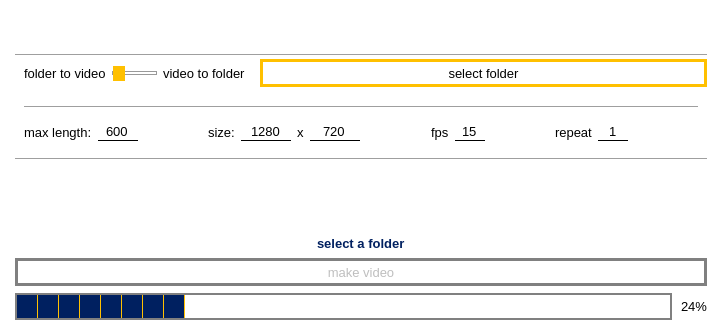
<?xml version="1.0" encoding="UTF-8"?>
<ui version="4.0">
 <class>MainWindow</class>
 <widget class="QMainWindow" name="MainWindow">
  <property name="enabled">
   <bool>true</bool>
  </property>
  <property name="geometry">
   <rect>
    <x>0</x>
    <y>0</y>
    <width>722</width>
    <height>335</height>
   </rect>
  </property>
  <property name="sizePolicy">
   <sizepolicy hsizetype="Preferred" vsizetype="Preferred">
    <horstretch>0</horstretch>
    <verstretch>0</verstretch>
   </sizepolicy>
  </property>
  <property name="windowTitle">
   <string>MainWindow</string>
  </property>
  <property name="styleSheet">
   <string notr="true">QWidget{
	font-family: &quot;Helvetica&quot;;
	font-size: 10pt;
}

QWidget#centralwidget{
 background-color:white;
}

QPushButton {
    border: 3px solid rgb(255,192,0);
    background-color:white;
    min-width: 80px;
}


QPushButton:hover {
    border: 4px solid rgb(255,192,0);
}

QPushButton:pressed {
    border: 4px solid rgb(255,192,0);
	margin:1px;
}

QPushButton:!enabled {
    border: 3px solid gray;
    background-color:white;
    min-width: 80px;
}

QSlider::groove:horizontal {
    border: 1px solid #999999;
    height: 2px; /* the groove expands to the size of the slider by default. by giving it a height, it has a fixed size */
    
    margin: 2px 0;
}

QSlider::handle:horizontal {
    background:rgb(255,192,0);
    width: 12px;
    margin: -10px 0; /* handle is placed by default on the contents rect of the groove. Expand outside the groove */

}

QProgressBar {
    border: 2px solid grey;
}

QProgressBar::chunk {
    background-color: rgb(0,32,96);
    width: 20px;
	border-right: 1px solid rgb(255,192,0);
}

QProgressBar {
    border: 2px solid grey;
    text-align: right;
	margin-right: 35px;
}


QLineEdit {
	border: 0px solid black;
	border-bottom: 1px solid black;

}
</string>
  </property>
  <widget class="QWidget" name="centralwidget">
   <layout class="QGridLayout" name="gridLayout">
    <property name="leftMargin">
     <number>15</number>
    </property>
    <property name="rightMargin">
     <number>15</number>
    </property>
    <property name="bottomMargin">
     <number>15</number>
    </property>
    <property name="horizontalSpacing">
     <number>5</number>
    </property>
    <property name="verticalSpacing">
     <number>0</number>
    </property>
    <item row="6" column="0" alignment="Qt::AlignVCenter">
     <widget class="QWidget" name="slider_widget" native="true">
      <property name="minimumSize">
       <size>
        <width>240</width>
        <height>0</height>
       </size>
      </property>
      <property name="maximumSize">
       <size>
        <width>240</width>
        <height>16777215</height>
       </size>
      </property>
      <layout class="QHBoxLayout" name="horizontalLayout">
       <item>
        <widget class="QLabel" name="label_2">
         <property name="text">
          <string>folder to video</string>
         </property>
        </widget>
       </item>
       <item>
        <widget class="QSlider" name="mode_slider">
         <property name="minimumSize">
          <size>
           <width>30</width>
           <height>0</height>
          </size>
         </property>
         <property name="maximum">
          <number>1</number>
         </property>
         <property name="orientation">
          <enum>Qt::Horizontal</enum>
         </property>
        </widget>
       </item>
       <item>
        <widget class="QLabel" name="label_3">
         <property name="text">
          <string>video to folder</string>
         </property>
        </widget>
       </item>
      </layout>
     </widget>
    </item>
    <item row="0" column="0" colspan="3">
     <spacer name="verticalSpacer_2">
      <property name="orientation">
       <enum>Qt::Vertical</enum>
      </property>
      <property name="sizeType">
       <enum>QSizePolicy::Fixed</enum>
      </property>
      <property name="sizeHint" stdset="0">
       <size>
        <width>20</width>
        <height>10</height>
       </size>
      </property>
     </spacer>
    </item>
    <item row="2" column="0" colspan="3">
     <spacer name="verticalSpacer">
      <property name="orientation">
       <enum>Qt::Vertical</enum>
      </property>
      <property name="sizeType">
       <enum>QSizePolicy::Fixed</enum>
      </property>
      <property name="sizeHint" stdset="0">
       <size>
        <width>20</width>
        <height>20</height>
       </size>
      </property>
     </spacer>
    </item>
    <item row="10" column="0" colspan="3" alignment="Qt::AlignHCenter">
     <widget class="QLabel" name="data_label">
      <property name="sizePolicy">
       <sizepolicy hsizetype="Expanding" vsizetype="Expanding">
        <horstretch>0</horstretch>
        <verstretch>0</verstretch>
       </sizepolicy>
      </property>
      <property name="minimumSize">
       <size>
        <width>0</width>
        <height>28</height>
       </size>
      </property>
      <property name="maximumSize">
       <size>
        <width>16777215</width>
        <height>30</height>
       </size>
      </property>
      <property name="styleSheet">
       <string notr="true">color:rgb(0,32,96);
font: bold;</string>
      </property>
      <property name="text">
       <string>select a folder</string>
      </property>
     </widget>
    </item>
    <item row="3" column="0" colspan="3">
     <widget class="Line" name="line">
      <property name="orientation">
       <enum>Qt::Horizontal</enum>
      </property>
     </widget>
    </item>
    <item row="1" column="0" colspan="3">
     <widget class="QLabel" name="title_label">
      <property name="maximumSize">
       <size>
        <width>16777215</width>
        <height>90</height>
       </size>
      </property>
      <property name="text">
       <string/>
      </property>
      <property name="pixmap">
       <pixmap>icons/videomaker_logo_small.png</pixmap>
      </property>
      <property name="alignment">
       <set>Qt::AlignCenter</set>
      </property>
     </widget>
    </item>
    <item row="8" column="0" colspan="3">
     <widget class="Line" name="line_2">
      <property name="orientation">
       <enum>Qt::Horizontal</enum>
      </property>
     </widget>
    </item>
    <item row="11" column="0" colspan="3">
     <widget class="QPushButton" name="mv_button">
      <property name="enabled">
       <bool>false</bool>
      </property>
      <property name="minimumSize">
       <size>
        <width>86</width>
        <height>28</height>
       </size>
      </property>
      <property name="text">
       <string>make video</string>
      </property>
     </widget>
    </item>
    <item row="15" column="0" colspan="3">
     <widget class="QProgressBar" name="progress">
      <property name="value">
       <number>24</number>
      </property>
     </widget>
    </item>
    <item row="6" column="1" colspan="2">
     <widget class="QPushButton" name="data_button">
      <property name="enabled">
       <bool>true</bool>
      </property>
      <property name="minimumSize">
       <size>
        <width>86</width>
        <height>28</height>
       </size>
      </property>
      <property name="text">
       <string>select folder</string>
      </property>
     </widget>
    </item>
    <item row="9" column="1">
     <spacer name="verticalSpacer_4">
      <property name="orientation">
       <enum>Qt::Vertical</enum>
      </property>
      <property name="sizeHint" stdset="0">
       <size>
        <width>20</width>
        <height>40</height>
       </size>
      </property>
     </spacer>
    </item>
    <item row="12" column="1">
     <spacer name="verticalSpacer_3">
      <property name="orientation">
       <enum>Qt::Vertical</enum>
      </property>
      <property name="sizeType">
       <enum>QSizePolicy::Fixed</enum>
      </property>
      <property name="sizeHint" stdset="0">
       <size>
        <width>20</width>
        <height>7</height>
       </size>
      </property>
     </spacer>
    </item>
    <item row="7" column="0" colspan="3">
     <widget class="QStackedWidget" name="config_widget">
      <property name="enabled">
       <bool>true</bool>
      </property>
      <property name="minimumSize">
       <size>
        <width>0</width>
        <height>0</height>
       </size>
      </property>
      <property name="currentIndex">
       <number>0</number>
      </property>
      <widget class="QWidget" name="config_stackedWidgetPage1" native="true">
       <layout class="QGridLayout" name="gridLayout_2">
        <item row="1" column="2">
         <spacer name="horizontalSpacer_4">
          <property name="orientation">
           <enum>Qt::Horizontal</enum>
          </property>
          <property name="sizeHint" stdset="0">
           <size>
            <width>40</width>
            <height>20</height>
           </size>
          </property>
         </spacer>
        </item>
        <item row="1" column="6">
         <widget class="QLineEdit" name="size2_le">
          <property name="maximumSize">
           <size>
            <width>50</width>
            <height>16777215</height>
           </size>
          </property>
          <property name="text">
           <string>720</string>
          </property>
          <property name="alignment">
           <set>Qt::AlignCenter</set>
          </property>
         </widget>
        </item>
        <item row="1" column="9">
         <widget class="QLineEdit" name="fps_le">
          <property name="minimumSize">
           <size>
            <width>0</width>
            <height>0</height>
           </size>
          </property>
          <property name="maximumSize">
           <size>
            <width>30</width>
            <height>16777215</height>
           </size>
          </property>
          <property name="text">
           <string>15</string>
          </property>
          <property name="alignment">
           <set>Qt::AlignCenter</set>
          </property>
         </widget>
        </item>
        <item row="1" column="5">
         <widget class="QLabel" name="label_6">
          <property name="text">
           <string>x</string>
          </property>
         </widget>
        </item>
        <item row="1" column="0">
         <widget class="QLabel" name="label_7">
          <property name="text">
           <string>max length:</string>
          </property>
         </widget>
        </item>
        <item row="1" column="3">
         <widget class="QLabel" name="label">
          <property name="text">
           <string>size:</string>
          </property>
         </widget>
        </item>
        <item row="1" column="8">
         <widget class="QLabel" name="label_4">
          <property name="text">
           <string>fps</string>
          </property>
         </widget>
        </item>
        <item row="1" column="1">
         <widget class="QLineEdit" name="max_length_le">
          <property name="maximumSize">
           <size>
            <width>40</width>
            <height>16777215</height>
           </size>
          </property>
          <property name="text">
           <string>600</string>
          </property>
          <property name="alignment">
           <set>Qt::AlignCenter</set>
          </property>
         </widget>
        </item>
        <item row="1" column="4">
         <widget class="QLineEdit" name="size1_le">
          <property name="maximumSize">
           <size>
            <width>50</width>
            <height>16777215</height>
           </size>
          </property>
          <property name="styleSheet">
           <string notr="true"/>
          </property>
          <property name="text">
           <string>1280</string>
          </property>
          <property name="alignment">
           <set>Qt::AlignCenter</set>
          </property>
         </widget>
        </item>
        <item row="1" column="7">
         <spacer name="horizontalSpacer_2">
          <property name="orientation">
           <enum>Qt::Horizontal</enum>
          </property>
          <property name="sizeHint" stdset="0">
           <size>
            <width>40</width>
            <height>20</height>
           </size>
          </property>
         </spacer>
        </item>
        <item row="1" column="13">
         <spacer name="horizontalSpacer">
          <property name="orientation">
           <enum>Qt::Horizontal</enum>
          </property>
          <property name="sizeHint" stdset="0">
           <size>
            <width>40</width>
            <height>20</height>
           </size>
          </property>
         </spacer>
        </item>
        <item row="1" column="11">
         <widget class="QLabel" name="label_5">
          <property name="text">
           <string>repeat</string>
          </property>
         </widget>
        </item>
        <item row="1" column="10">
         <spacer name="horizontalSpacer_3">
          <property name="orientation">
           <enum>Qt::Horizontal</enum>
          </property>
          <property name="sizeHint" stdset="0">
           <size>
            <width>40</width>
            <height>20</height>
           </size>
          </property>
         </spacer>
        </item>
        <item row="1" column="12">
         <widget class="QLineEdit" name="repeatframe_le">
          <property name="maximumSize">
           <size>
            <width>30</width>
            <height>16777215</height>
           </size>
          </property>
          <property name="text">
           <string>1</string>
          </property>
          <property name="alignment">
           <set>Qt::AlignCenter</set>
          </property>
         </widget>
        </item>
        <item row="0" column="0" colspan="15">
         <widget class="Line" name="line_3">
          <property name="orientation">
           <enum>Qt::Horizontal</enum>
          </property>
         </widget>
        </item>
       </layout>
      </widget>
      <widget class="QWidget" name="page"/>
     </widget>
    </item>
   </layout>
  </widget>
 </widget>
 <resources/>
 <connections/>
</ui>
